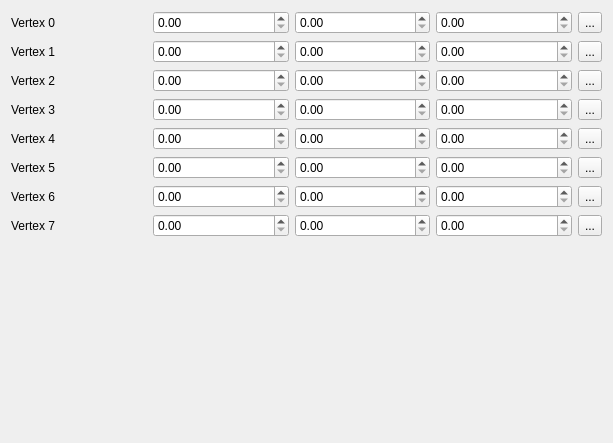
<?xml version="1.0" encoding="UTF-8"?>
<ui version="4.0">
 <class>VertexManipulationWidget</class>
 <widget class="QWidget" name="VertexManipulationWidget">
  <property name="geometry">
   <rect>
    <x>0</x>
    <y>0</y>
    <width>613</width>
    <height>443</height>
   </rect>
  </property>
  <property name="windowTitle">
   <string>Vertex Manipulation</string>
  </property>
  <layout class="QVBoxLayout" name="verticalLayout_2">
   <item>
    <layout class="QVBoxLayout" name="verticalLayout">
     <item>
      <layout class="QHBoxLayout" name="horizontalLayout">
       <item>
        <widget class="QLabel" name="label_Vertex_0">
         <property name="text">
          <string>Vertex 0</string>
         </property>
         <property name="buddy">
          <cstring>doubleSpinBox_Vertex_x_0</cstring>
         </property>
        </widget>
       </item>
       <item>
        <widget class="QDoubleSpinBox" name="doubleSpinBox_Vertex_x_0"/>
       </item>
       <item>
        <widget class="QDoubleSpinBox" name="doubleSpinBox_Vertex_y_0"/>
       </item>
       <item>
        <widget class="QDoubleSpinBox" name="doubleSpinBox_Vertex_z_0"/>
       </item>
       <item>
        <widget class="QToolButton" name="toolButton_Vertex_0">
         <property name="text">
          <string>...</string>
         </property>
        </widget>
       </item>
      </layout>
     </item>
     <item>
      <layout class="QHBoxLayout" name="horizontalLayout_2">
       <item>
        <widget class="QLabel" name="label_Vertex_1">
         <property name="text">
          <string>Vertex 1</string>
         </property>
         <property name="buddy">
          <cstring>doubleSpinBox_Vertex_x_0</cstring>
         </property>
        </widget>
       </item>
       <item>
        <widget class="QDoubleSpinBox" name="doubleSpinBox_Vertex_x_1"/>
       </item>
       <item>
        <widget class="QDoubleSpinBox" name="doubleSpinBox_Vertex_y_1"/>
       </item>
       <item>
        <widget class="QDoubleSpinBox" name="doubleSpinBox_Vertex_z_1"/>
       </item>
       <item>
        <widget class="QToolButton" name="toolButton_Vertex_1">
         <property name="text">
          <string>...</string>
         </property>
        </widget>
       </item>
      </layout>
     </item>
     <item>
      <layout class="QHBoxLayout" name="horizontalLayout_3">
       <item>
        <widget class="QLabel" name="label_Vertex_2">
         <property name="text">
          <string>Vertex 2</string>
         </property>
         <property name="buddy">
          <cstring>doubleSpinBox_Vertex_x_0</cstring>
         </property>
        </widget>
       </item>
       <item>
        <widget class="QDoubleSpinBox" name="doubleSpinBox_Vertex_x_2"/>
       </item>
       <item>
        <widget class="QDoubleSpinBox" name="doubleSpinBox_Vertex_y_2"/>
       </item>
       <item>
        <widget class="QDoubleSpinBox" name="doubleSpinBox_Vertex_z_2"/>
       </item>
       <item>
        <widget class="QToolButton" name="toolButton_Vertex_2">
         <property name="text">
          <string>...</string>
         </property>
        </widget>
       </item>
      </layout>
     </item>
     <item>
      <layout class="QHBoxLayout" name="horizontalLayout_4">
       <item>
        <widget class="QLabel" name="label_Vertex_3">
         <property name="text">
          <string>Vertex 3</string>
         </property>
         <property name="buddy">
          <cstring>doubleSpinBox_Vertex_x_0</cstring>
         </property>
        </widget>
       </item>
       <item>
        <widget class="QDoubleSpinBox" name="doubleSpinBox_Vertex_x_3"/>
       </item>
       <item>
        <widget class="QDoubleSpinBox" name="doubleSpinBox_Vertex_y_3"/>
       </item>
       <item>
        <widget class="QDoubleSpinBox" name="doubleSpinBox_Vertex_z_3"/>
       </item>
       <item>
        <widget class="QToolButton" name="toolButton_Vertex_3">
         <property name="text">
          <string>...</string>
         </property>
        </widget>
       </item>
      </layout>
     </item>
     <item>
      <layout class="QHBoxLayout" name="horizontalLayout_5">
       <item>
        <widget class="QLabel" name="label_Vertex_4">
         <property name="text">
          <string>Vertex 4</string>
         </property>
         <property name="buddy">
          <cstring>doubleSpinBox_Vertex_x_0</cstring>
         </property>
        </widget>
       </item>
       <item>
        <widget class="QDoubleSpinBox" name="doubleSpinBox_Vertex_x_4"/>
       </item>
       <item>
        <widget class="QDoubleSpinBox" name="doubleSpinBox_Vertex_y_4"/>
       </item>
       <item>
        <widget class="QDoubleSpinBox" name="doubleSpinBox_Vertex_z_4"/>
       </item>
       <item>
        <widget class="QToolButton" name="toolButton_Vertex_4">
         <property name="text">
          <string>...</string>
         </property>
        </widget>
       </item>
      </layout>
     </item>
     <item>
      <layout class="QHBoxLayout" name="horizontalLayout_6">
       <item>
        <widget class="QLabel" name="label_Vertex_5">
         <property name="text">
          <string>Vertex 5</string>
         </property>
         <property name="buddy">
          <cstring>doubleSpinBox_Vertex_x_0</cstring>
         </property>
        </widget>
       </item>
       <item>
        <widget class="QDoubleSpinBox" name="doubleSpinBox_Vertex_x_5"/>
       </item>
       <item>
        <widget class="QDoubleSpinBox" name="doubleSpinBox_Vertex_y_5"/>
       </item>
       <item>
        <widget class="QDoubleSpinBox" name="doubleSpinBox_Vertex_z_5"/>
       </item>
       <item>
        <widget class="QToolButton" name="toolButton_Vertex_5">
         <property name="text">
          <string>...</string>
         </property>
        </widget>
       </item>
      </layout>
     </item>
     <item>
      <layout class="QHBoxLayout" name="horizontalLayout_7">
       <item>
        <widget class="QLabel" name="label_Vertex_6">
         <property name="text">
          <string>Vertex 6</string>
         </property>
         <property name="buddy">
          <cstring>doubleSpinBox_Vertex_x_0</cstring>
         </property>
        </widget>
       </item>
       <item>
        <widget class="QDoubleSpinBox" name="doubleSpinBox_Vertex_x_6"/>
       </item>
       <item>
        <widget class="QDoubleSpinBox" name="doubleSpinBox_Vertex_y_6"/>
       </item>
       <item>
        <widget class="QDoubleSpinBox" name="doubleSpinBox_Vertex_z_6"/>
       </item>
       <item>
        <widget class="QToolButton" name="toolButton_Vertex_6">
         <property name="text">
          <string>...</string>
         </property>
        </widget>
       </item>
      </layout>
     </item>
     <item>
      <layout class="QHBoxLayout" name="horizontalLayout_8">
       <item>
        <widget class="QLabel" name="label_Vertex_7">
         <property name="text">
          <string>Vertex 7</string>
         </property>
         <property name="buddy">
          <cstring>doubleSpinBox_Vertex_x_0</cstring>
         </property>
        </widget>
       </item>
       <item>
        <widget class="QDoubleSpinBox" name="doubleSpinBox_Vertex_x_7"/>
       </item>
       <item>
        <widget class="QDoubleSpinBox" name="doubleSpinBox_Vertex_y_7"/>
       </item>
       <item>
        <widget class="QDoubleSpinBox" name="doubleSpinBox_Vertex_z_7"/>
       </item>
       <item>
        <widget class="QToolButton" name="toolButton_Vertex_7">
         <property name="text">
          <string>...</string>
         </property>
        </widget>
       </item>
      </layout>
     </item>
    </layout>
   </item>
   <item>
    <spacer name="verticalSpacer">
     <property name="orientation">
      <enum>Qt::Vertical</enum>
     </property>
     <property name="sizeHint" stdset="0">
      <size>
       <width>20</width>
       <height>196</height>
      </size>
     </property>
    </spacer>
   </item>
  </layout>
  <zorder>verticalSpacer</zorder>
 </widget>
 <tabstops>
  <tabstop>doubleSpinBox_Vertex_x_0</tabstop>
  <tabstop>doubleSpinBox_Vertex_y_0</tabstop>
  <tabstop>doubleSpinBox_Vertex_z_0</tabstop>
 </tabstops>
 <resources/>
 <connections/>
 <slots>
  <slot>setVertexColor()</slot>
 </slots>
</ui>
